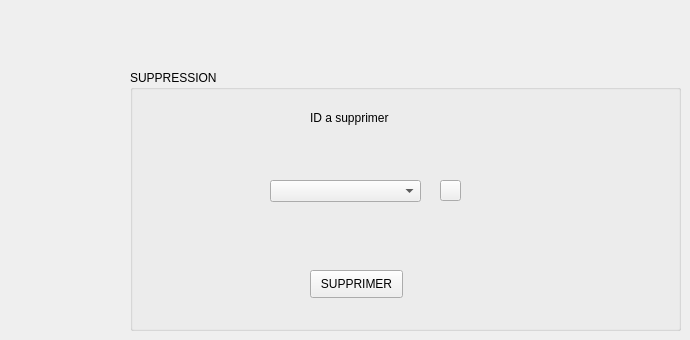
        <widget class="QWidget" name="tab_11">
         <attribute name="title">
          <string>Supprimer client</string>
         </attribute>
         <widget class="QGroupBox" name="groupBox_2">
          <property name="geometry">
           <rect>
            <x>130</x>
            <y>70</y>
            <width>551</width>
            <height>261</height>
           </rect>
          </property>
          <property name="title">
           <string>SUPPRESSION</string>
          </property>
          <widget class="QLabel" name="label_21">
           <property name="geometry">
            <rect>
             <x>180</x>
             <y>40</y>
             <width>141</width>
             <height>16</height>
            </rect>
           </property>
           <property name="styleSheet">
            <string notr="true">font: 75 9pt &quot;MS Shell Dlg 2&quot;;</string>
           </property>
           <property name="text">
            <string>ID a supprimer</string>
           </property>
          </widget>
          <widget class="QPushButton" name="suppcl">
           <property name="geometry">
            <rect>
             <x>180</x>
             <y>200</y>
             <width>93</width>
             <height>28</height>
            </rect>
           </property>
           <property name="text">
            <string>SUPPRIMER</string>
           </property>
          </widget>
          <widget class="QComboBox" name="combosup_cl">
           <property name="geometry">
            <rect>
             <x>140</x>
             <y>110</y>
             <width>151</width>
             <height>22</height>
            </rect>
           </property>
          </widget>
          <widget class="QPushButton" name="refrech">
           <property name="geometry">
            <rect>
             <x>310</x>
             <y>110</y>
             <width>21</width>
             <height>21</height>
            </rect>
           </property>
           <property name="text">
            <string/>
           </property>
          </widget>
         </widget>
        </widget>
